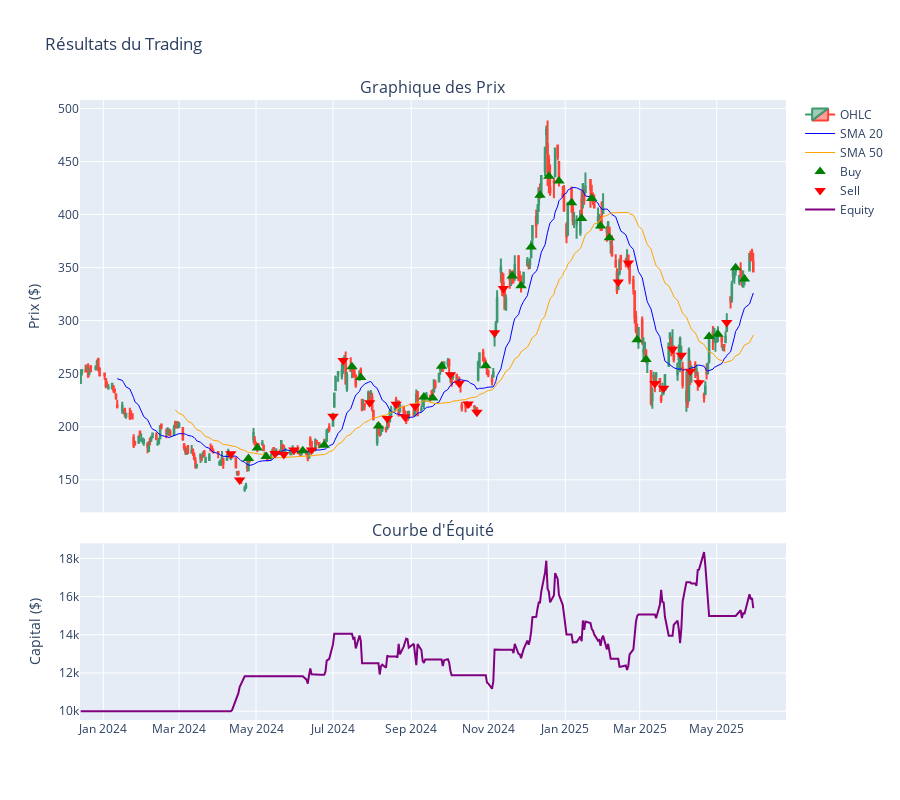

The code cell stored with this chart in its notebook:
### Code cell
import os
import numpy as np
import pandas as pd
import plotly.graph_objects as go
from plotly.subplots import make_subplots
from tensorflow.keras.models import load_model
from tensorflow.keras.preprocessing.image import load_img, img_to_array
from tensorflow.keras.applications.resnet import preprocess_input
from backtesting import Backtest, Strategy
from datetime import datetime, timedelta
import warnings
warnings.filterwarnings('ignore')

# === CONFIGURATION ===
class Config:
    IMG_SIZE = (224, 224)
    SEQ_LEN = 5
    MODEL_PATH = "models/end2end_model_20250530_203710.keras"
    DATA_PATH = "tesla_ohlcv_365jours.csv"
    SEQUENCES_DIR = "dataset_auto/sequences"
    DAYS_PER_IMAGE = 20
    STRIDE = 5
    INITIAL_CASH = 10000
    COMMISSION = 0.002
    SLIPPAGE = 0.001
    STOP_LOSS = 0.10
    TAKE_PROFIT = 0.20
    RISK_FREE_RATE = 0.0

# === INDICATEUR SMA ===
def SMA(arr, n):
    return pd.Series(arr).rolling(n).mean().values

# === GÉNÉRATION DES SIGNAUX ===
def generate_signals(df):
    print("🔮 Chargement du modèle et génération des signaux...")
    
    try:
        model = load_model(Config.MODEL_PATH)
        df['Signal'] = -1
        predictions, actuals, prediction_dates = [], [], []
        
        if not os.path.exists(Config.SEQUENCES_DIR):
            raise FileNotFoundError(f"Le dossier {Config.SEQUENCES_DIR} n'existe pas")
        
        for trend_dir in ['uptrend', 'downtrend']:
            dir_path = os.path.join(Config.SEQUENCES_DIR, trend_dir)
            if not os.path.exists(dir_path):
                print(f"Attention: dossier {dir_path} non trouvé")
                continue
            
            for seq_folder in sorted(os.listdir(dir_path), key=lambda x: int(x.split('_')[1])):
                seq_path = os.path.join(dir_path, seq_folder)
                if not os.path.isdir(seq_path):
                    continue
                
                sequence = []
                valid_sequence = True
                for i in range(Config.SEQ_LEN):
                    img_path = os.path.join(seq_path, f'img_{i}.png')
                    if not os.path.exists(img_path):
                        valid_sequence = False
                        break
                    try:
                        img = load_img(img_path, target_size=Config.IMG_SIZE)
                        img = img_to_array(img)
                        img = preprocess_input(img)
                        sequence.append(img)
                    except Exception as e:
                        print(f"Erreur traitement image {img_path}: {str(e)}")
                        valid_sequence = False
                        break
                
                if valid_sequence and len(sequence) == Config.SEQ_LEN:
                    try:
                        seq_array = np.expand_dims(np.array(sequence), axis=0)
                        prediction = model.predict(seq_array, verbose=0)
                        signal = np.argmax(prediction)
                        
                        seq_idx = int(seq_folder.split('_')[1])
                        candle_idx = seq_idx * Config.STRIDE + (Config.SEQ_LEN - 1) * Config.DAYS_PER_IMAGE
                        
                        if candle_idx >= len(df):
                            print(f"Index {candle_idx} hors limites pour la séquence {seq_folder} (max = {len(df)-1})")
                            continue
                        
                        df.iloc[candle_idx, df.columns.get_loc('Signal')] = signal
                        predictions.append(signal)
                        actual = 0 if df.iloc[candle_idx]['Close'] > df.iloc[candle_idx-1]['Close'] else 1
                        actuals.append(actual)
                        prediction_dates.append(df.index[candle_idx])
                    except Exception as e:
                        print(f"Erreur lors de la prédiction pour {seq_folder}: {str(e)}")
    except Exception as e:
        print(f"Erreur critique dans generate_signals: {str(e)}")
        raise
    
    if len(predictions) == 0:
        raise ValueError("Aucun signal généré - vérifiez vos données et chemins d'accès")
    
    return df, predictions, actuals, prediction_dates

# === STRATÉGIE ML ===
class MLStrategy(Strategy):
    stop_loss_pct = Config.STOP_LOSS
    take_profit_pct = Config.TAKE_PROFIT
    
    def init(self):
        close_prices = np.array(self.data.Close)
        self.sma20 = self.I(SMA, close_prices, 20, name='SMA20')
        self.sma50 = self.I(SMA, close_prices, 50, name='SMA50')
        self.signal = np.array(self.data.Signal)
        if len(np.unique(self.signal)) == 1 and self.signal[0] == -1:
            raise ValueError("Aucun signal valide trouvé - vérifiez la génération des signaux")
    
    def next(self):
        current_idx = len(self.data.Close) - 1
        long_cond = (self.signal[current_idx] == 0) and (self.sma20[current_idx] > self.sma50[current_idx])
        short_cond = (self.signal[current_idx] == 1) and (self.sma20[current_idx] < self.sma50[current_idx])
        
        if not self.position:
            price = self.data.Close[-1]
            if long_cond:
                self.buy(sl=price*(1-self.stop_loss_pct), tp=price*(1+self.take_profit_pct))
            elif short_cond:
                self.sell(sl=price*(1+self.stop_loss_pct), tp=price*(1-self.take_profit_pct))
        else:
            if self.position.is_long and self.signal[current_idx] == 1:
                self.position.close()
            elif self.position.is_short and self.signal[current_idx] == 0:
                self.position.close()

# === VISUALISATION ===
def plot_trading_results(df, equity_curve):
    fig = make_subplots(
        rows=2, cols=1, shared_xaxes=True, vertical_spacing=0.05,
        row_heights=[0.7, 0.3], subplot_titles=("Graphique des Prix", "Courbe d'Équité")
    )
    
    fig.add_trace(go.Candlestick(
        x=df.index, open=df['Open'], high=df['High'],
        low=df['Low'], close=df['Close'], name='OHLC'),
        row=1, col=1
    )
    
    fig.add_trace(go.Scatter(
        x=df.index, y=df['SMA20'], name='SMA 20',
        line=dict(color='blue', width=1)), row=1, col=1
    )
    fig.add_trace(go.Scatter(
        x=df.index, y=df['SMA50'], name='SMA 50',
        line=dict(color='orange', width=1)), row=1, col=1
    )
    
    buy_signals = df[df['Signal'] == 0]
    sell_signals = df[df['Signal'] == 1]
    fig.add_trace(go.Scatter(
        x=buy_signals.index, y=buy_signals['Close'],
        mode='markers', name='Buy', marker=dict(color='green', size=10, symbol='triangle-up')),
        row=1, col=1
    )
    fig.add_trace(go.Scatter(
        x=sell_signals.index, y=sell_signals['Close'],
        mode='markers', name='Sell', marker=dict(color='red', size=10, symbol='triangle-down')),
        row=1, col=1
    )
    
    fig.add_trace(go.Scatter(
        x=equity_curve.index, y=equity_curve['Equity'],
        name='Equity', line=dict(color='purple', width=2)),
        row=2, col=1
    )
    
    fig.update_layout(
        title='Résultats du Trading',
        height=800,
        showlegend=True,
        xaxis_rangeslider_visible=False,
        hovermode='x unified'
    )
    fig.update_yaxes(title_text="Prix ($)", row=1, col=1)
    fig.update_yaxes(title_text="Capital ($)", row=2, col=1)
    fig.show()

# === BACKTEST PRINCIPAL ===
def run_backtest():
    try:
        print("📊 Chargement des données...")
        if not os.path.exists(Config.DATA_PATH):
            raise FileNotFoundError(f"Fichier {Config.DATA_PATH} introuvable")
        
        df = pd.read_csv(Config.DATA_PATH, parse_dates=['datetime'])
        if df.empty:
            raise ValueError("Le fichier de données est vide")
        
        df.rename(columns={
            'datetime': 'Date', 'open': 'Open', 'high': 'High',
            'low': 'Low', 'close': 'Close', 'volume': 'Volume'
        }, inplace=True)
        df.sort_values('Date', inplace=True)
        df.set_index('Date', inplace=True)
        
        if len(df) < Config.SEQ_LEN * Config.DAYS_PER_IMAGE:
            raise ValueError("Données insuffisantes pour la longueur de séquence configurée")
        
        df, predictions, actuals, prediction_dates = generate_signals(df)
        df['SMA20'] = SMA(df['Close'], 20)
        df['SMA50'] = SMA(df['Close'], 50)
        
        print("\n🧪 Lancement du backtest...")
        bt = Backtest(df, MLStrategy, cash=Config.INITIAL_CASH, commission=Config.COMMISSION)
        results = bt.run()
        
        print("\n✅ Backtest terminé avec succès!")
        print(f"Return final: {(results['Equity Final [$]'] - Config.INITIAL_CASH)/Config.INITIAL_CASH*100:.2f}%")
        print(f"Nombre de trades: {results['# Trades']}")
        
        trades_df = results['_trades']
        num_trades = len(trades_df)
        num_winning = len(trades_df[trades_df['PnL'] > 0])
        num_losing = len(trades_df[trades_df['PnL'] < 0])
        win_rate = (num_winning / num_trades) * 100 if num_trades else 0
        profit_factor = trades_df['PnL'][trades_df['PnL'] > 0].sum() / abs(trades_df['PnL'][trades_df['PnL'] < 0].sum()) if num_losing else float('inf')
        avg_gain = trades_df['PnL'][trades_df['PnL'] > 0].mean() if num_winning else 0
        avg_loss = trades_df['PnL'][trades_df['PnL'] < 0].mean() if num_losing else 0
        avg_duration = trades_df['Duration'].mean()
        avg_duration_days = avg_duration.total_seconds() / (24 * 3600)

        print("\n📊 === STATISTIQUES DES TRANSACTIONS ===")
        print(f"🧾 Nombre de trades : {num_trades}")
        print(f"✅ Trades gagnants : {num_winning}")
        print(f"❌ Trades perdants : {num_losing}")
        print(f"🔁 Win rate : {win_rate:.2f}%")
        print(f"🧭 Profit Factor : {profit_factor:.2f}")
        print(f"📈 Gain moyen par trade : {avg_gain:.2f} $")
        print(f"📉 Perte moyenne par trade : {avg_loss:.2f} $")
        print(f"⏳ Durée moyenne d’un trade : {avg_duration_days:.2f} jours")
        
        equity_curve = pd.DataFrame({'Equity': results['_equity_curve']['Equity']}, index=df.index[-len(results['_equity_curve']):])
        plot_trading_results(df, equity_curve)
        
    except Exception as e:
        print(f"\n❌ ERREUR CRITIQUE: {str(e)}")
        print("Problèmes possibles:")
        print("- Chemins d'accès incorrects aux fichiers")
        print("- Données manquantes ou corrompues")
        print("- Modèle incompatible")
        print("- Paramètres de séquence inadaptés à vos données")

# === POINT D'ENTRÉE ===
if __name__ == '__main__':
    run_backtest()

### Figure 1 — Plotly figure (JSON) as saved in the notebook; plotly's stock layout.template omitted (floating-point values rounded to 4 significant figures; data arrays with more than 128 entries replaced by an {"elided": "..."} marker saying what was removed)
{"data": [{"close": {"elided": "365 float values"}, "high": {"elided": "365 float values"}, "low": {"elided": "365 float values"}, "name": "OHLC", "open": {"elided": "365 float values"}, "type": "candlestick", "x": {"elided": "365 str values"}, "xaxis": "x", "yaxis": "y"}, {"line": {"color": "blue", "width": 1}, "name": "SMA 20", "type": "scatter", "x": {"elided": "365 str values"}, "xaxis": "x", "y": {"elided": "365 float values"}, "yaxis": "y"}, {"line": {"color": "orange", "width": 1}, "name": "SMA 50", "type": "scatter", "x": {"elided": "365 str values"}, "xaxis": "x", "y": {"elided": "365 float values"}, "yaxis": "y"}, {"marker": {"color": "green", "size": 10, "symbol": "triangle-up"}, "mode": "markers", "name": "Buy", "type": "scatter", "x": ["2024-04-25T00:00:00.000000000", "2024-05-02T00:00:00.000000000", "2024-05-09T00:00:00.000000000", "2024-06-07T00:00:00.000000000", "2024-06-24T00:00:00.000000000", "2024-07-16T00:00:00.000000000", "2024-07-23T00:00:00.000000000", "2024-08-06T00:00:00.000000000", "2024-09-11T00:00:00.000000000", "2024-09-18T00:00:00.000000000", "2024-09-25T00:00:00.000000000", "2024-10-30T00:00:00.000000000", "2024-11-20T00:00:00.000000000", "2024-11-27T00:00:00.000000000", "2024-12-05T00:00:00.000000000", "2024-12-12T00:00:00.000000000", "2024-12-19T00:00:00.000000000", "2024-12-27T00:00:00.000000000", "2025-01-06T00:00:00.000000000", "2025-01-14T00:00:00.000000000", "2025-01-22T00:00:00.000000000", "2025-01-29T00:00:00.000000000", "2025-02-05T00:00:00.000000000", "2025-02-27T00:00:00.000000000", "2025-03-06T00:00:00.000000000", "2025-04-25T00:00:00.000000000", "2025-05-02T00:00:00.000000000", "2025-05-16T00:00:00.000000000", "2025-05-23T00:00:00.000000000"], "xaxis": "x", "y": [170.2, 180.0, 172.0, 177.5, 182.6, 256.6, 246.4, 200.6, 228.1, 227.2, 257.0, 257.5, 342.0, 332.9, 369.5, 418.1, 436.2, 431.7, 411.0, 396.4, 415.1, 389.1, 378.2, 282.0, 263.5, 285.0, 287.2, 350.0, 339.3], "yaxis": "y"}, {"marker": {"color": "red", "size": 10, "symbol": "triangle-down"}, "mode": "markers", "name": "Sell", "type": "scatter", "x": ["2024-04-11T00:00:00.000000000", "2024-04-18T00:00:00.000000000", "2024-05-16T00:00:00.000000000", "2024-05-23T00:00:00.000000000", "2024-05-31T00:00:00.000000000", "2024-06-14T00:00:00.000000000", "2024-07-01T00:00:00.000000000", "2024-07-09T00:00:00.000000000", "2024-07-30T00:00:00.000000000", "2024-08-13T00:00:00.000000000", "2024-08-20T00:00:00.000000000", "2024-08-27T00:00:00.000000000", "2024-09-04T00:00:00.000000000", "2024-10-02T00:00:00.000000000", "2024-10-09T00:00:00.000000000", "2024-10-16T00:00:00.000000000", "2024-10-23T00:00:00.000000000", "2024-11-06T00:00:00.000000000", "2024-11-13T00:00:00.000000000", "2025-02-12T00:00:00.000000000", "2025-02-20T00:00:00.000000000", "2025-03-13T00:00:00.000000000", "2025-03-20T00:00:00.000000000", "2025-03-27T00:00:00.000000000", "2025-04-03T00:00:00.000000000", "2025-04-10T00:00:00.000000000", "2025-04-17T00:00:00.000000000", "2025-05-09T00:00:00.000000000"], "xaxis": "x", "y": [174.6, 149.9, 174.8, 173.7, 178.1, 178.0, 209.9, 262.3, 222.6, 207.8, 221.1, 209.2, 219.4, 249.0, 241.1, 221.3, 213.6, 288.5, 330.2, 336.5, 354.4, 240.7, 236.3, 273.1, 267.3, 252.4, 241.4, 298.3], "yaxis": "y"}, {"line": {"color": "purple", "width": 2}, "name": "Equity", "type": "scatter", "x": {"elided": "365 str values"}, "xaxis": "x2", "y": {"elided": "365 float values"}, "yaxis": "y2"}], "layout": {"annotations": [{"font": {"size": 16}, "showarrow": false, "text": "Graphique des Prix", "x": 0.5, "xanchor": "center", "xref": "paper", "y": 1.0, "yanchor": "bottom", "yref": "paper"}, {"font": {"size": 16}, "showarrow": false, "text": "Courbe d'Équité", "x": 0.5, "xanchor": "center", "xref": "paper", "y": 0.285, "yanchor": "bottom", "yref": "paper"}], "height": 800, "hovermode": "x unified", "showlegend": true, "title": {"text": "Résultats du Trading"}, "xaxis": {"anchor": "y", "domain": [0, 1], "matches": "x2", "rangeslider": {"visible": false}, "showticklabels": false}, "xaxis2": {"anchor": "y2", "domain": [0, 1]}, "yaxis": {"anchor": "x", "domain": [0.335, 1.0], "title": {"text": "Prix ($)"}}, "yaxis2": {"anchor": "x2", "domain": [0, 0.285], "title": {"text": "Capital ($)"}}}}
